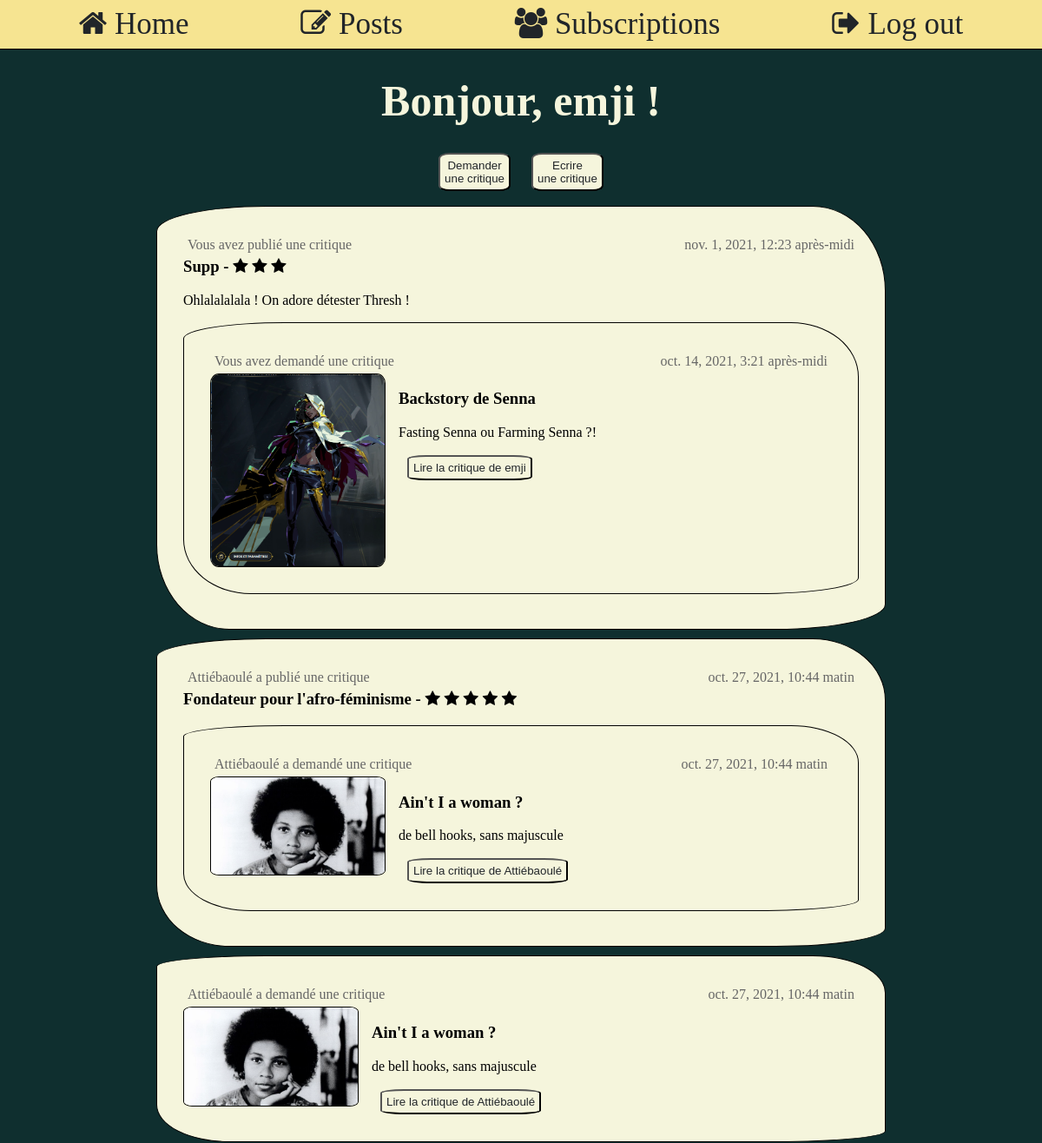
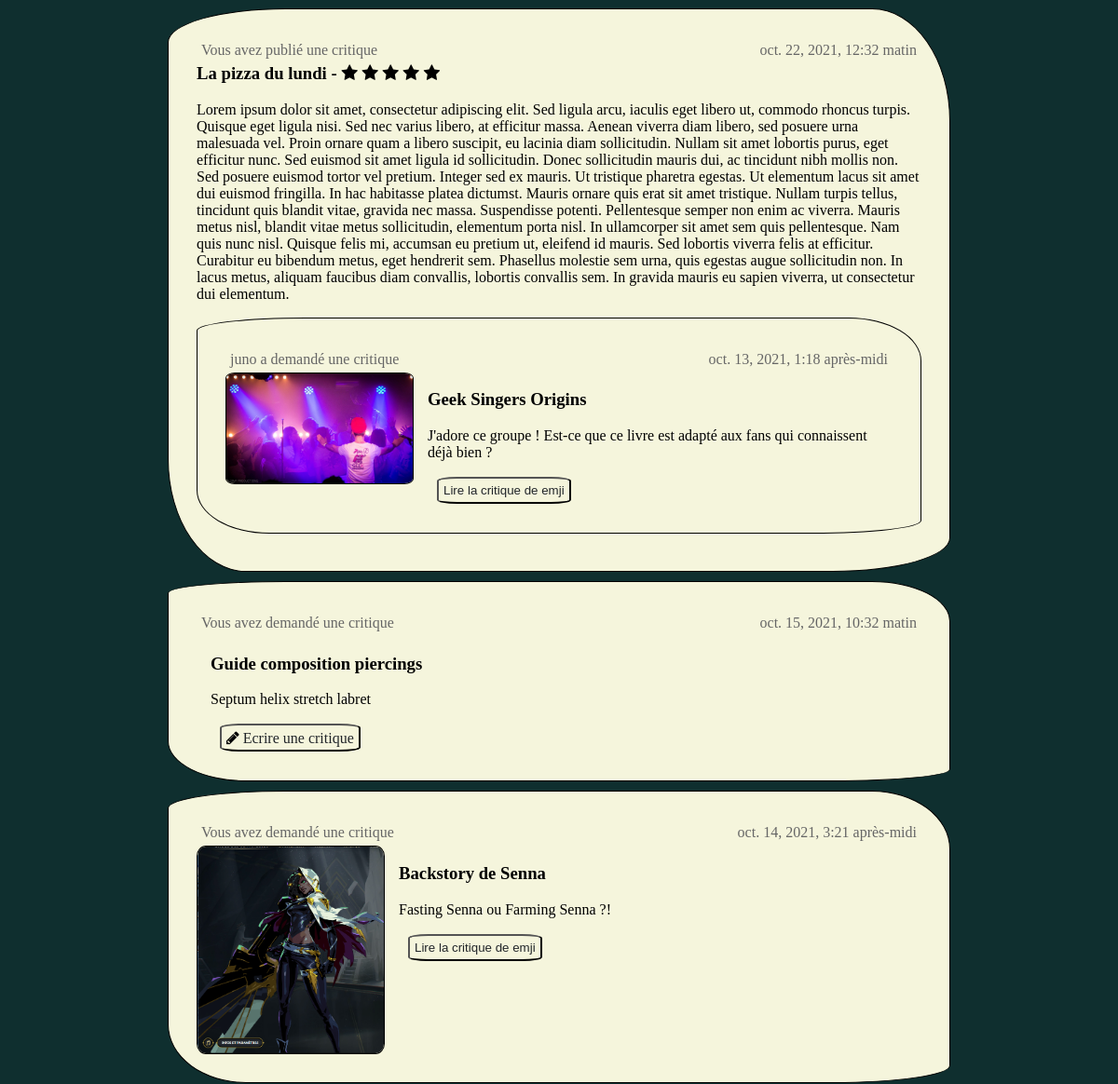
Before: /feed (signed in, upper part) with the older database file (2 pictures, top to bottom).
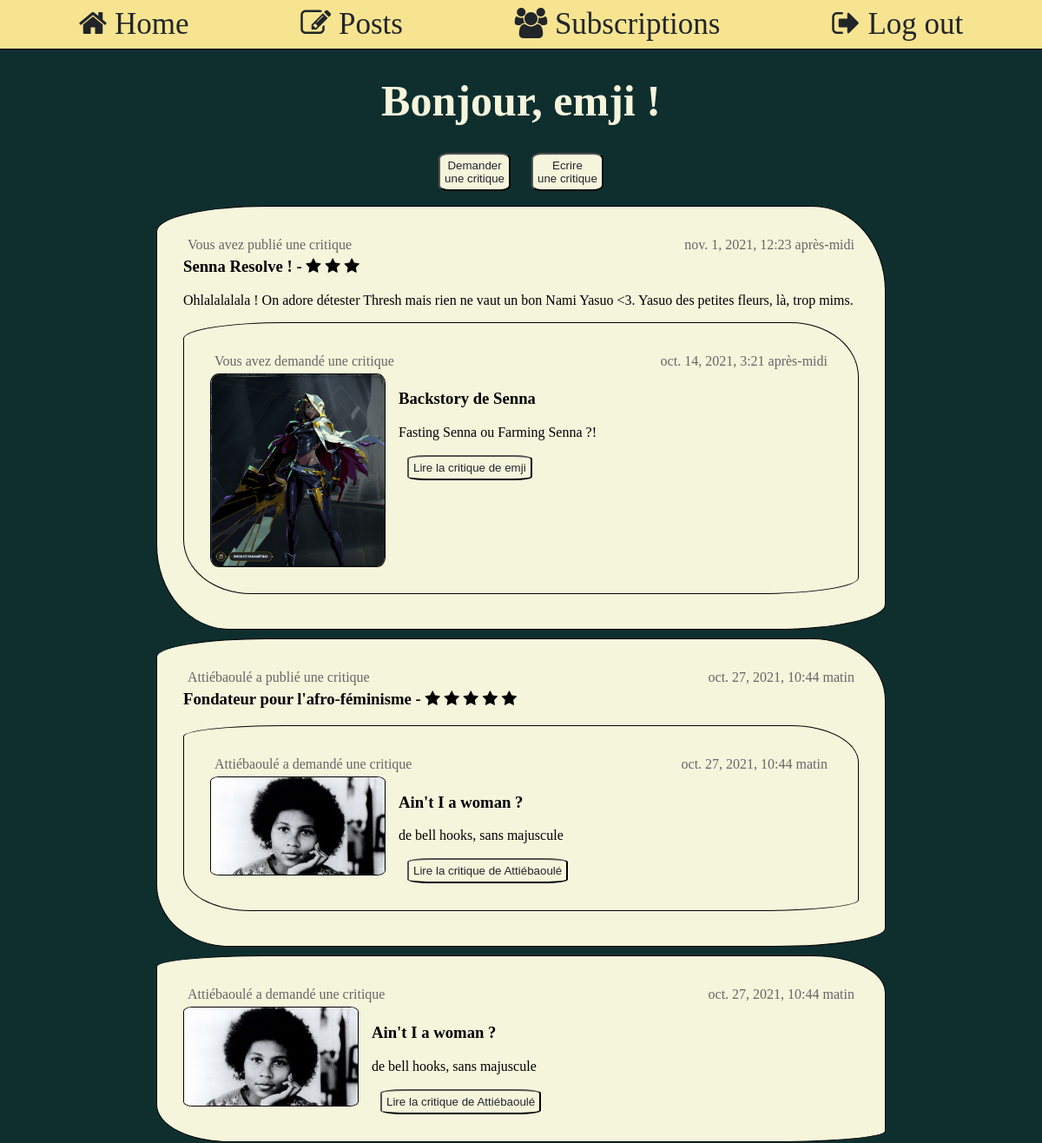
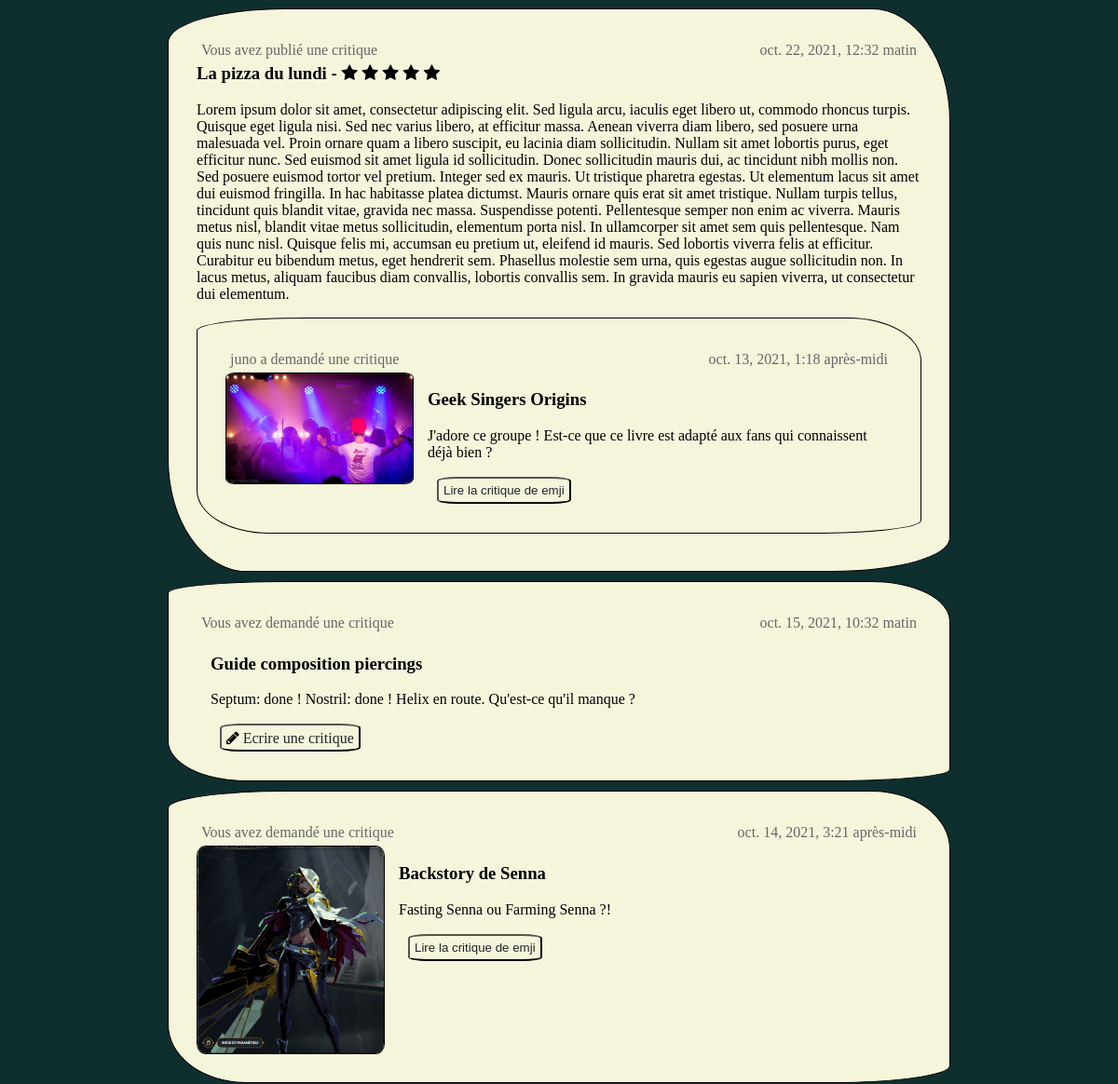
After: the same page with the newer database file (2 pictures, top to bottom).
### authentication/models.py (models this page shows)
class User(AbstractUser):
    pass

### reviews_webapp/models.py (models this page shows)
class Review(models.Model):
    ticket = models.ForeignKey(to=Ticket, on_delete=models.CASCADE, related_name='tickets')
    rating = models.PositiveSmallIntegerField(
        validators=[MinValueValidator(0), MaxValueValidator(5)]
    )
    user = models.ForeignKey(
        to=settings.AUTH_USER_MODEL, on_delete=models.CASCADE, related_name='reviews')
    headline = models.CharField(max_length=128)
    body = models.TextField(max_length=8192, blank=True)
    time_created = models.DateTimeField(auto_now_add=True)

class Ticket(models.Model):
    title = models.CharField(max_length=128)
    description = models.TextField(max_length=2048, blank=True)
    user = models.ForeignKey(
        to=settings.AUTH_USER_MODEL, on_delete=models.CASCADE, related_name='tickets')
    image = models.ImageField(null=True, blank=True, upload_to="images/")
    time_created = models.DateTimeField(auto_now_add=True)
    @property
    def has_review(self):
        possible_review = Review.objects.filter(ticket__id=self.id)
        return possible_review[0] if possible_review else False

### reviews_webapp/views.py (the view)
# urls.py: path('feed', reviews_webapp.views.FeedPageView.as_view(), name="feed"),
class FeedPageView(LoginRequiredMixin, View):
    def get(self, request):
        user_id = request.user.id
        subscriptions = [user.followed_user.id for user in UserFollows.objects.filter(user=user_id)]
        subscriptions.append(user_id)
        context = {
            "posts": get_posts(subscriptions),
        }
        return render(request, 'reviews_webapp/feed.html', context)

### reviews_webapp/views.py (called while the page is built)
def get_posts(users_to_display, owned_only=False):
    tickets = Ticket.objects.filter(user__id__in=users_to_display).order_by('-time_created')
    tickets = tickets.annotate(content_type=Value('TICKET', CharField()))
    reviews = Review.objects.filter(user__id__in=users_to_display).order_by('-time_created')
    reviews = reviews.annotate(content_type=Value('REVIEW', CharField()))
    if not owned_only:
        tickets_ids = [ticket.id for ticket in tickets]
        response_reviews = Review.objects.filter(ticket__id__in=tickets_ids).exclude(user__id__in=users_to_display)
        response_reviews = response_reviews.annotate(content_type=Value('REVIEW', CharField()))
    else:
        response_reviews = ""
    posts = sorted(
        chain(tickets, reviews, response_reviews),
        key=lambda post: post.time_created,
        reverse=True
    )
    return posts

### reviews_webapp/templates/reviews_webapp/feed.html (shortened to what this page needs)
{% extends 'base.html' %}
{% block content %}
<h1>Bonjour, {{ user }} !</h1>
<p>
    <button><a href="{% url 'ticket' ticket_id=0 %}">Demander<br>une critique</a></button>
    <button><a href="{% url 'review' ticket_id=0 %}">Ecrire<br>une critique</a></button>
</p>
{% for post in posts %}
    {% if post.content_type == 'TICKET' %}
        {% include 'reviews_webapp/includes/ticket_snippet.html' with reviews_allowed=True %}
    {% elif post.content_type == "REVIEW" %}
        {% include 'reviews_webapp/includes/review_snippet.html' %}
    {% endif %}
{% endfor %}
{% endblock content %}

### templates/base.html (shortened to what this page needs)
{% load static %}
<html>
    <head>
        <link rel="stylesheet" href="https://cdnjs.cloudflare.com/ajax/libs/font-awesome/4.7.0/css/font-awesome.min.css">
        <link rel="stylesheet" type="text/css" href="{% static 'css/style.css' %}">
        <link rel="stylesheet" type="text/css" href="{% static 'css/footer.css' %}">
    </head>
    <body>
        {% include 'includes/navbar.html' %}
        <div class="container">
            <div class="inside_container">
                {% block content %}{% endblock content %}
            </div>
        </div>
    </body>
</html>

### templates/includes/navbar.html
{% load static %}
<nav class="nav">
    <div style='text-align:center;'>
        {% if user.is_authenticated %}
            <a href="{% url 'feed' %}"><i class="fa fa-home"> Home</i></a>
            <a href="{% url 'posts' %}"><i class="fa fa-edit"> Posts</i></a>
            <a href="{% url 'subscriptions' %}"><i class="fa fa-users"> Subscriptions</i></a>
            <a href="{% url 'logout' %}"><i class="fa fa-sign-out"> Log out</i></a>
        {% else %}
            <a href="{% url 'login' %}">Log in</a>
            <a href="{% url 'signup' %}">Sign up</a>
        {% endif %}
    </div>
</nav>

### reviews_webapp/templates/reviews_webapp/includes/review_snippet.html (shortened to what this page needs)
<div class='box post_box'>
    <div>
        <p class="post_timecreated" style="float:left;">
            {% if post.user == user %}
                Vous avez publié une critique
            {% else %}
                {{ post.user }} a publié une critique
            {% endif %}
        </p>
        <p class="post_timecreated" style="float:right;">{{ post.time_created }}</p>
    </div>
    <h3 class="headline">{{ post.headline }} -
        {% for item in "012345" %}
            {% if forloop.counter <= post.rating %}
                <i class="fa fa-star"></i>
            {% endif %}
        {% endfor %}
    </h3>
    <p style="text-align: left;">{{ post.body|safe }}</p>
    {% include 'reviews_webapp/includes/ticket_snippet.html' with post=post.ticket editable=False %}
</div>

### reviews_webapp/templates/reviews_webapp/includes/ticket_snippet.html (shortened to what this page needs)
<div class='box post_box'>
    <div>
        <p class="post_timecreated" style="float: left;">
            {% if post.user == user %}
                Vous avez demandé une critique
            {% else %}
                {{ post.user }} a demandé une critique
            {% endif %}
        </p>
        <p class="post_timecreated">{{ post.time_created }}</p>
    </div>
    <div style="display: flex; width: 100%">
        {% if post.image %}
            <img class="ticket_img" src="/media/{{ post.image }}" alt="{{ post.title }}" width="200px">
        {% endif %}
        <div class="ticket_text">
            <h3>{{ post.title }} </h3>
            <p>{{ post.description|safe }}</p>
            {% if request.path_info == "/feed" %}
                {% if post.has_review %}
                    <button><a href="{% url 'review' ticket_id=post.id %}">Lire la critique de {{ post.has_review.user }}</a></button>
                {% else %}
                    <button><i class="fa fa-pencil" style="font-size: 16px;"><a href="{% url 'review' ticket_id=post.id %}"> Ecrire une critique </a></i></button>
                {% endif %}
            {% endif %}
        </div>
    </div>
</div>

### templates/includes/footer.html (shortened to what this page needs)
{% load static %}

### static/css/style.css (style rules this page uses)
body { padding: 0px; margin: 0px; background-color: #0f2f2f; font-size: 16px; }
.inside_container { width: 70%; margin:auto; text-align: center; min-height: 61vh; }
nav { width: 100%; display: inline-block; text-align: center; position: relative; border-bottom: 1px solid black; background-color: #f6e491; font-size: 20px; justify-content: center; box-sizing: border-box; font-size: 35px; padding: 1vh 0; }
a { color: #212529; text-decoration: none; }
nav a { padding: 5vw; }
a { text-decoration: none; }
.box { border: 1px solid black; background-color: beige; padding: 10px; }
.post_box { margin-bottom: 10px; padding: 30px; border-radius: 15% 10% / 6% 20%; }
h1 { margin: 30px 0px; color: beige; font-size: 50px; }
h3 { size: 22px; }
p { font-size: 16px; }
.post_timecreated { size: 10px; color:#666666; text-align: right; margin: 5px; padding: 0px; float: right; }
.ticket_img { align-self: flex-start; border-radius: 5%; max-width: 200px; border: 1px solid black; }
.ticket_text { width: 100%; padding: 0px 15px; text-align: left; }
.fa.fa-star { color: black; }
button { border-radius: 15%; margin: 1px 10px; padding: 5px; background-color: beige; }
button a { text-decoration: none; }
.headline { clear: both; text-align: left; margin-top: 0px; padding-top: 0px; }

Changed rows visible on the page:
changed Review "Backstory de Senna": headline "Supp" → "Senna Resolve !"; body "Ohlalalalala ! On adore détester Thresh !" → "Ohlalalalala ! On adore détester Thresh mais rien ne vaut un bon Nami Yasuo <3. Yasuo des petites fleurs, là, trop mims."
changed Ticket "Guide composition piercings": description "Septum helix stretch labret" → "Septum: done ! Nostril: done ! Helix en route. Qu'est-ce qu'il manque ?"
